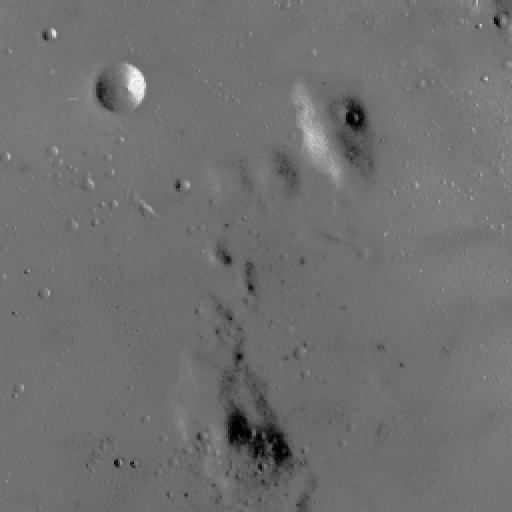
#> input picture skimage.data.moon(), 512 x 512 px
$ jupyter execute ContrastStretching.ipynb   (shell and % lines are left out)   (older library calls are emulated)
#> lines starting #> are read from the running program, lines starting #| are printed output that depends on the picture
[cell 1]
#Gamma and log contrast adjustment

[cell 2]
import matplotlib
import matplotlib.pyplot as plt
import numpy as np
from PIL import Image
from skimage import data, img_as_float
from skimage import exposure

matplotlib.rcParams['font.size'] = 8

[cell 3]
def plot_img_and_hist(img, axes, bins=256):
    """Plot an image along with its histogram and cumulative histogram.

    """
    img = img_as_float(img)
    ax_img, ax_hist = axes
    ax_cdf = ax_hist.twinx()

    # Display image
    ax_img.imshow(img, cmap=plt.cm.gray)
    ax_img.set_axis_off()

    # Display histogram
    ax_hist.hist(img.ravel(), bins=bins, histtype='step', color='black')
    ax_hist.ticklabel_format(axis='y', style='scientific', scilimits=(0, 0))
    ax_hist.set_xlabel('Pixel intensity')
    ax_hist.set_xlim(0, 1)
    ax_hist.set_yticks([])

    # Display cumulative distribution
    img_cdf, bins = exposure.cumulative_distribution(img, bins)
    ax_cdf.plot(bins, img_cdf, 'r')
    ax_cdf.set_yticks([])

    return ax_img, ax_hist, ax_cdf


# Load an example image
img = data.moon()
#> img is the input picture: shape (512, 512); min 0, max 255, mean 112.2

# Gamma
gamma_corrected = exposure.adjust_gamma(img, 2)
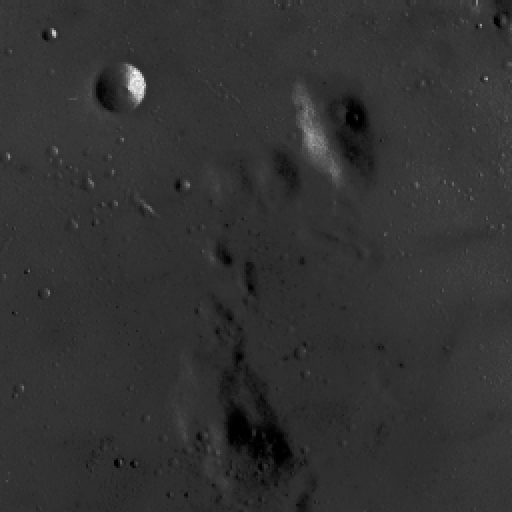
#> gamma_corrected: shape (512, 512); min 0, max 255, mean 50

# Logarithmic
logarithmic_corrected = exposure.adjust_log(img, 1)
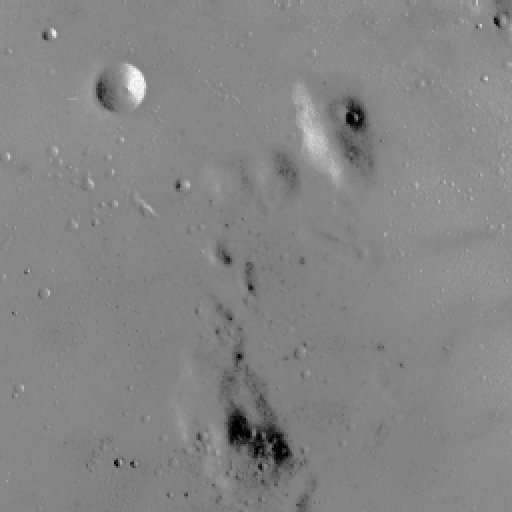
#> logarithmic_corrected: shape (512, 512); min 0, max 255, mean 133

# Display results
fig = plt.figure(figsize=(8, 5))
axes = np.zeros((2, 3), dtype=np.object)
axes[0, 0] = plt.subplot(2, 3, 1, adjustable='box-forced')
axes[0, 1] = plt.subplot(2, 3, 2, sharex=axes[0, 0], sharey=axes[0, 0],
                         adjustable='box-forced')
axes[0, 2] = plt.subplot(2, 3, 3, sharex=axes[0, 0], sharey=axes[0, 0],
                         adjustable='box-forced')
axes[1, 0] = plt.subplot(2, 3, 4)
axes[1, 1] = plt.subplot(2, 3, 5)
axes[1, 2] = plt.subplot(2, 3, 6)

ax_img, ax_hist, ax_cdf = plot_img_and_hist(img, axes[:, 0])
#> in plot_img_and_hist, `img_cdf, bins = exposure.cumulative_distribution(img, bins)`: img_cdf = 256 values from 0.000916 to 1; bins = 256 values from 0.00195 to 0.998
ax_img.set_title('Low contrast image')

y_min, y_max = ax_hist.get_ylim()
#> y_min = 0; y_max = 24460.8
ax_hist.set_ylabel('Number of pixels')
ax_hist.set_yticks(np.linspace(0, y_max, 5))

ax_img, ax_hist, ax_cdf = plot_img_and_hist(gamma_corrected, axes[:, 1])
ax_img.set_title('Gamma correction')

ax_img, ax_hist, ax_cdf = plot_img_and_hist(logarithmic_corrected, axes[:, 2])
ax_img.set_title('Logarithmic correction')

ax_cdf.set_ylabel('Fraction of total intensity')
ax_cdf.set_yticks(np.linspace(0, 1, 5))

# prevent overlap of y-axis labels
fig.tight_layout()
plt.show()
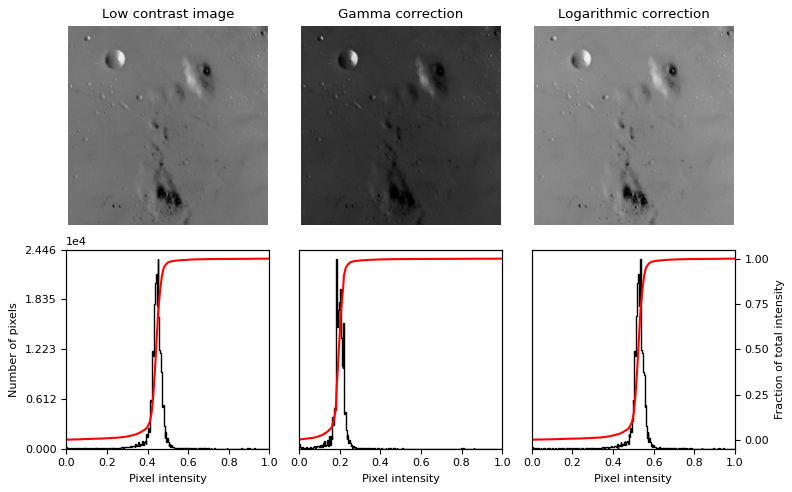
#> figure drawn by matplotlib, 9 panels; panel 9: curve peaks at x = 0.998, y = 1

[cell 4]
#filters

[cell 5]
from skimage.color.adapt_rgb import adapt_rgb, each_channel, hsv_value
from skimage.filters import rank
from skimage.morphology import disk

selem = disk(20)
@adapt_rgb(each_channel)
def median_each(image):
    return rank.median(image, selem=selem)

@adapt_rgb(hsv_value)
def median_hsv(image):
    return rank.median(image, selem=selem)

[cell 6]
from skimage.color.adapt_rgb import adapt_rgb, each_channel, hsv_value


#TODO SHOULD PLAY WITH THE STRUCTURE ELEMENT FOR DIFFERENT RESULTS


@adapt_rgb(each_channel)
def ajust_gama_each(img):
    return exposure.adjust_gamma(img, 2)

@adapt_rgb(hsv_value)
def adjust_log_each(img):
    return exposure.adjust_log(img, 1)

[cell 7]
#sample images: online

[cell 8]
im1 = Image.open('onlineSamples/textures/1.jpg')
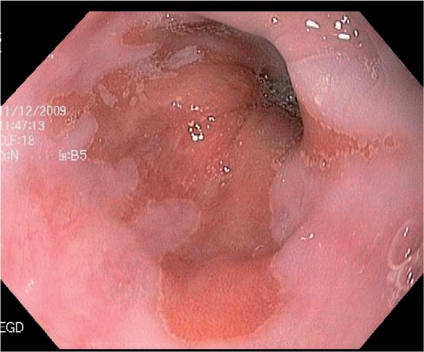
#> input picture newSamples.backup/1.jpg, 424 x 352 px, found by its file name
#> im1 is the input picture: PIL image 424x352 RGB; mean R, G, B 174.1, 106.6, 106.5
im2 = Image.open('onlineSamples/textures/2.jpg')
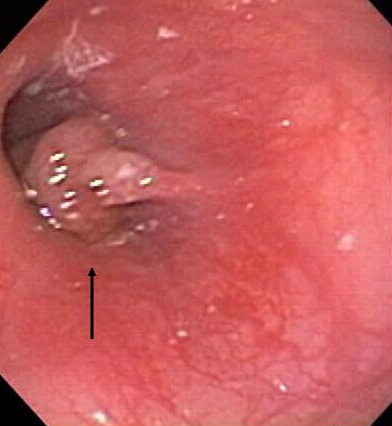
#> input picture newSamples.backup/2.jpg, 392 x 426 px, found by its file name
#> im2 is the input picture: PIL image 392x426 RGB; mean R, G, B 197.1, 92.2, 93.1
im3 = Image.open('onlineSamples/textures/3.jpg')
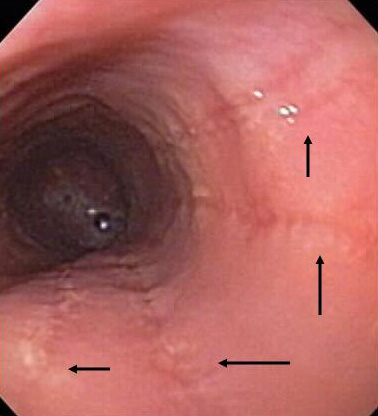
#> input picture newSamples.backup/3.jpg, 378 x 416 px, found by its file name
#> im3 is the input picture: PIL image 378x416 RGB; mean R, G, B 171.1, 97.1, 93.7

npimg1 = np.array(im1);
npimg2 = np.array(im2);
npimg3 = np.array(im3);
print(npimg1.shape,npimg2.shape,npimg3.shape);
#| (352, 424, 3) (426, 392, 3) (416, 378, 3)

[cell 9]
def plot_img_and_hist(img, axes, bins=256):
    """Plot an image along with its histogram and cumulative histogram.

    """
    img = img_as_float(img)
    ax_img, ax_hist = axes
    ax_cdf = ax_hist.twinx()

    # Display image
    ax_img.imshow(img, cmap=plt.cm.gray)
    ax_img.set_axis_off()

    # Display histogram
    ax_hist.hist(img.ravel(), bins=bins, histtype='step', color='black')
    ax_hist.ticklabel_format(axis='y', style='scientific', scilimits=(0, 0))
    ax_hist.set_xlabel('Pixel intensity')
    ax_hist.set_xlim(0, 1)
    ax_hist.set_yticks([])

    # Display cumulative distribution
    img_cdf, bins = exposure.cumulative_distribution(img, bins)
    ax_cdf.plot(bins, img_cdf, 'r')
    ax_cdf.set_yticks([])

    return ax_img, ax_hist, ax_cdf


# Load an example image
img = npimg1  #@todo filter image before ajusting contrast


# Gamma
gamma_corrected = ajust_gama_each(img)
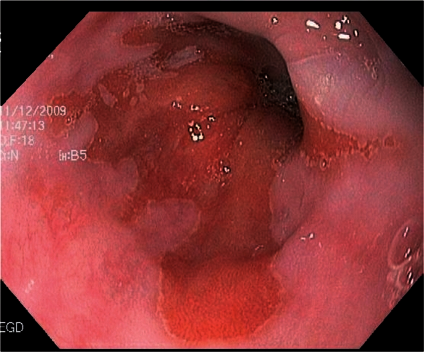
#> gamma_corrected: shape (352, 424, 3); mean R, G, B 137.3, 52.3, 53.2

# Logarithmic
logarithmic_corrected = adjust_log_each(img)
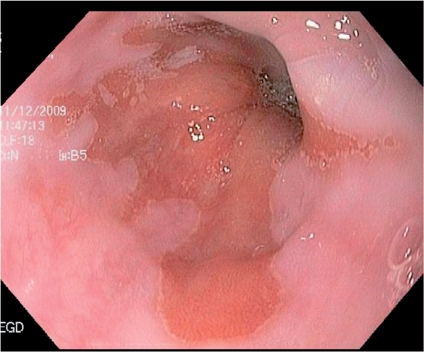
#> logarithmic_corrected: shape (352, 424, 3) float64; mean R, G, B 0.728, 0.445, 0.445

# Display results
fig = plt.figure(figsize=(8, 5))
axes = np.zeros((2, 3), dtype=np.object)
axes[0, 0] = plt.subplot(2, 3, 1, adjustable='box-forced')
axes[0, 1] = plt.subplot(2, 3, 2, sharex=axes[0, 0], sharey=axes[0, 0],
                         adjustable='box-forced')
axes[0, 2] = plt.subplot(2, 3, 3, sharex=axes[0, 0], sharey=axes[0, 0],
                         adjustable='box-forced')
axes[1, 0] = plt.subplot(2, 3, 4)
axes[1, 1] = plt.subplot(2, 3, 5)
axes[1, 2] = plt.subplot(2, 3, 6)

ax_img, ax_hist, ax_cdf = plot_img_and_hist(img, axes[:, 0])
#> in plot_img_and_hist, `img_cdf, bins = exposure.cumulative_distribution(img, bins)`: img_cdf = 256 values from 0.0944 to 1; bins = 256 values from 0.00195 to 0.998
ax_img.set_title('Low contrast image')

y_min, y_max = ax_hist.get_ylim()
#> y_max = 44388.8
ax_hist.set_ylabel('Number of pixels')
ax_hist.set_yticks(np.linspace(0, y_max, 5))

ax_img, ax_hist, ax_cdf = plot_img_and_hist(gamma_corrected, axes[:, 1])
ax_img.set_title('Gamma correction')

ax_img, ax_hist, ax_cdf = plot_img_and_hist(logarithmic_corrected, axes[:, 2])
ax_img.set_title('Logarithmic correction')

ax_cdf.set_ylabel('Fraction of total intensity')
ax_cdf.set_yticks(np.linspace(0, 1, 5))

# prevent overlap of y-axis labels
fig.tight_layout()
plt.show()
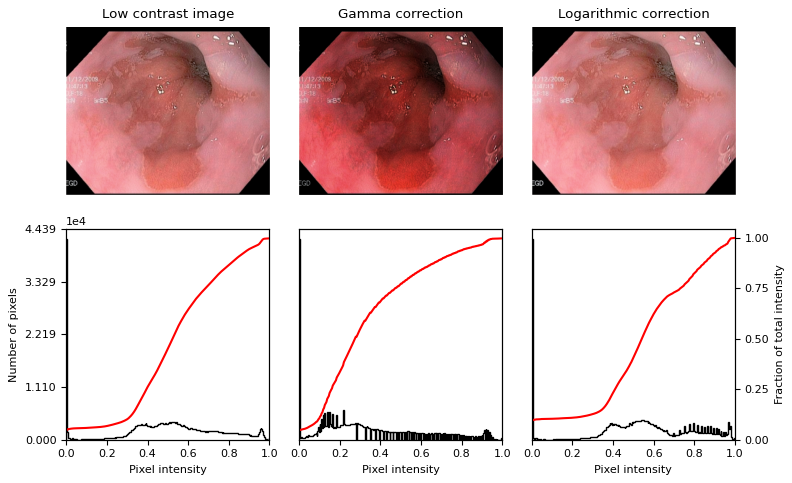
#> figure drawn by matplotlib, 9 panels; panel 9: curve peaks at x = 0.998, y = 1
